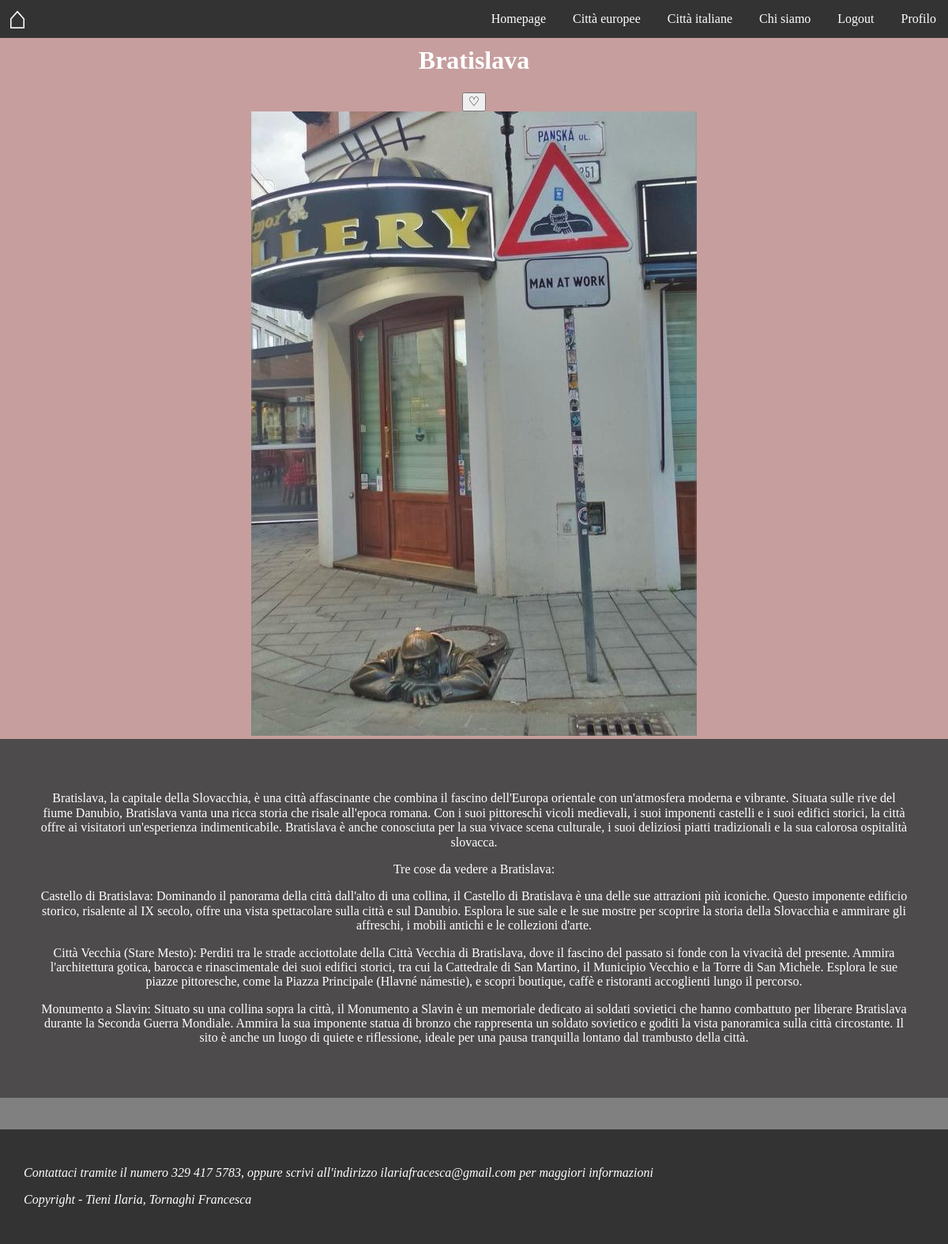
Screenshot of /pagine/città.php?cod=11 (signed in) with the database file from the repository.
### pagine/città.php (the view, shortened to what this page needs)
<?php
require("connessione.php");
$cod = $_GET["cod"];
$sql = "SELECT cod, nome, foto, descrizione, stato_regione FROM città WHERE cod = ?";
$stmt = $conn->prepare($sql);
$stmt->bind_param("s", $cod);
$stmt->execute();
$ris = $stmt->get_result();
if ($ris->num_rows > 0) {
    $riga = $ris->fetch_assoc();
    $nome = $riga['nome'];
    $descrizione = $riga['descrizione'];
    $foto = $riga["foto"];
} else {
    echo "<p>Nessun risultato trovato!</p>";
}
$is_favorite = false;
?>
<!DOCTYPE html>
<html lang="it">
<head>
<link rel="stylesheet" href="https://cdnjs.cloudflare.com/ajax/libs/normalize/8.0.1/normalize.min.css" />
<link rel="stylesheet" type="text/css" href="../style.css">
</head>
<body>
<header class="header clearfix">
    <a href="https://www.airbnb.it/?c=.pi0.pk182361646_2299084126&gclsrc=aw.ds&&c=.pi0.pk182361646_2299084126&ghost=true&gad_source=1&gclid=EAIaIQobChMIyuqvgMPNhAMVPZODBx3dFAplEAAYASAAEgIrDPD_BwE" class="header_logo">⌂</a>
    <ul class="header_menu animate">
        <li class="header_menu_item"><a href="../index.php">Homepage</a></li>
        <li class="header_menu_item"><a href="Europa.php">Città europee</a></li>
        <li class="header_menu_item"><a href="Italia.php">Città italiane</a></li>
        <li class="header_menu_item"><a href="chi_siamo.php">Chi siamo</a></li>
        <li class="header_menu_item"><a href="logout.php">Logout</a></li>
        <li class="header_menu_item"><a href="profilo.php">Profilo</a></li>
    </ul>
</header>
<div class="citta">
    <h1 style="text-align: center; margin-top: 0px; padding-top: 10px"><?php echo htmlspecialchars($nome); ?></h1>
    <form method="post">
        <button type="submit" name= "add_to_favorites">
            <?php echo $is_favorite ? "♥" : "♡"; ?>
        </button>
    </form>
    <div class="copertina-fr">
        <?php echo "<img class='citta_immagine' src='../immaginii/" . htmlspecialchars($foto) . "' alt='" . htmlspecialchars($nome) . "'>"; ?>
    </div>
    <div class="citta_text">
        <?php
        if ($descrizione) {
            $paragrafi = explode("\n", $descrizione);
            foreach ($paragrafi as $paragrafo) {
                echo "<p>" . htmlspecialchars($paragrafo) . "</p>";
            }
        }
        ?>
    </div>
</div>
</body>
<?php
        require("footer.php");
    ?>
</html>

### style.css (style rules this page uses)
html,body { height: 100%; }
body { background: grey; font-family: Georgia, 'Times New Roman', Times, serif; color: #fff }
.animate { -webkit-transition: all 0.3s ease-out; transition: all 0.3s ease-out; }
.header { background: #333; }
.header_logo { color: #fff; float: left center; text-decoration: none; font-size: 40px; padding: 10px; }
.header_menu { float: right; margin:0; padding: 0 }
.header_menu_item { display: inline-block; }
.header_menu_item a { color: #fff; display: block; padding: 15px; text-decoration: none; }
.citta { text-align: center; background: rgb(198, 158, 158) }
.citta_text { background: rgb(77, 75, 75); padding: 50px; color: #fff }
.clearfix:after { visibility: hidden; display: block; font-size: 0; content: " "; clear: both; height: 20 ; }
.clearfix { display: inline-block; }
.clearfix { display: block; }
*::before, *::after { -webkit-box-sizing: border-box; -moz-box-sizing: border-box; box-sizing: border-box; }

### rows the page displays
città: nome "Bratislava", foto (picture), descrizione "Bratislava, la capitale della Slovacchia, è una città affascinante che combina il fascino dell'Europa orientale con un'atmosfera moderna e vibrante. Situata sulle rive del fiume Danubio, Bratislava vanta una ricca storia che risale all'epoca romana. Con i suoi pittoreschi vicoli medievali, i suoi imponenti castelli e i suoi edifici storici, la città offre ai visitatori un'esperienza indimenticabile. Bratislava è anche conosciuta per la sua vivace scena culturale, i suoi deliziosi piatti tradizionali e la sua calorosa ospitalità slovacca.", descrizione "Tre cose da vedere a Bratislava:", descrizione "Castello di Bratislava: Dominando il panorama della città dall'alto di una collina, il Castello di Bratislava è una delle sue attrazioni più iconiche. Questo imponente edificio storico, risalente al IX secolo, offre una vista spettacolare sulla città e sul Danubio. Esplora le sue sale e le sue mostre per scoprire la storia della Slovacchia e ammirare gli affreschi, i mobili antichi e le collezioni d'arte.", descrizione "Città Vecchia (Stare Mesto): Perditi tra le strade acciottolate della Città Vecchia di Bratislava, dove il fascino del passato si fonde con la vivacità del presente. Ammira l'architettura gotica, barocca e rinascimentale dei suoi edifici storici, tra cui la Cattedrale di San Martino, il Municipio Vecchio e la Torre di San Michele. Esplora le sue piazze pittoresche, come la Piazza Principale (Hlavné námestie), e scopri boutique, caffè e ristoranti accoglienti lungo il percorso.", descrizione "Monumento a Slavin: Situato su una collina sopra la città, il Monumento a Slavin è un memoriale dedicato ai soldati sovietici che hanno combattuto per liberare Bratislava durante la Seconda Guerra Mondiale. Ammira la sua imponente statua di bronzo che rappresenta un soldato sovietico e goditi la vista panoramica sulla città circostante. Il sito è anche un luogo di quiete e riflessione, ideale per una pausa tranquilla lontano dal trambusto della città."
